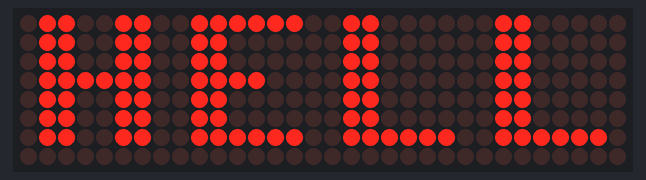
A program run on a simulated ESP32 board running MicroPython. Parts: 32×8 LED matrix. Library files of the repository ran but are not shown: max7219.py. At 0.0 s the program stops and its outputs stay as they are.

Above: at 0.1 s.

The program:

exemple_texte.py
```python
# Exemple 1 — Afficher du texte fixe sur la matrice LED 8x32
# Fablab Ardèche — Composant : MAX7219 (1088AS)
# -----------------------------------------------------------------------
# Affiche un texte fixe sur l'afficheur 4 modules (32 colonnes x 8 lignes).
# Le texte intégré de MicroPython fait ~6 pixels de large par caractère,
# donc on peut afficher environ 5 caractères à la fois.
#
# Câblage ESP32 → MAX7219 :
#   GPIO23 (MOSI) → DIN
#   GPIO18 (SCK)  → CLK
#   GPIO5         → CS
#   5V            → VCC
#   GND           → GND
# -----------------------------------------------------------------------

from machine import Pin, SPI
import max7219

# Initialisation SPI — baudrate 10 MHz (stable sur ESP32)
spi = SPI(2, baudrate=10000000, polarity=0, phase=0,
          sck=Pin(18), mosi=Pin(23))
cs = Pin(5, Pin.OUT)

# 4 modules 1088AS en cascade = 32 colonnes × 8 lignes
ecran = max7219.Matrix8x8(spi, cs, 4)

# Luminosité : 0 (minimum) à 15 (maximum)
ecran.brightness(5)

# Effacer l'écran
ecran.fill(0)

# Écrire du texte à la position (x=0, y=0)
ecran.text("HELLO", 0, 0, 1)

# Afficher sur l'écran (obligatoire après chaque modification)
ecran.show()

# -----------------------------------------------------------------------
# ESSAYER DANS LE SHELL :
#   >>> ecran.fill(0)
#   >>> ecran.text("FABLAB", 0, 0, 1)
#   >>> ecran.show()
#
#   >>> ecran.brightness(15)     # luminosité max
#   >>> ecran.brightness(1)      # luminosité min
# -----------------------------------------------------------------------
```
